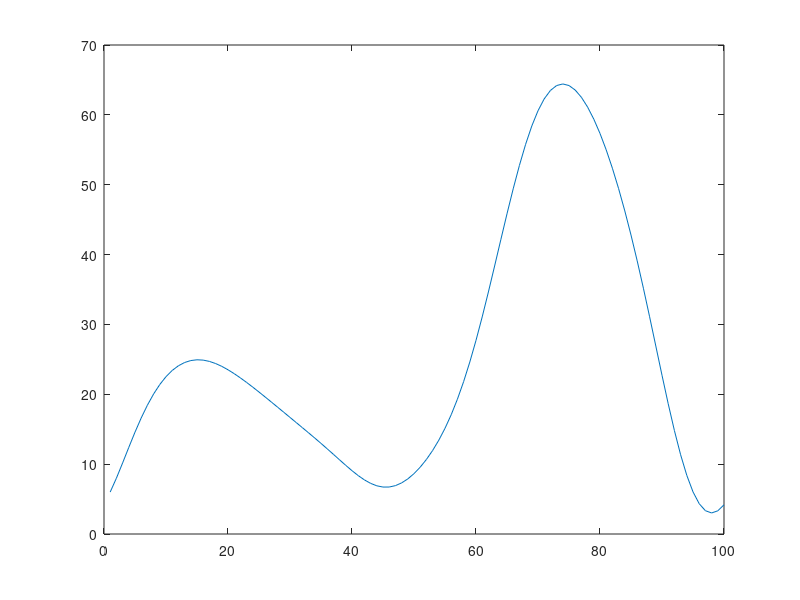
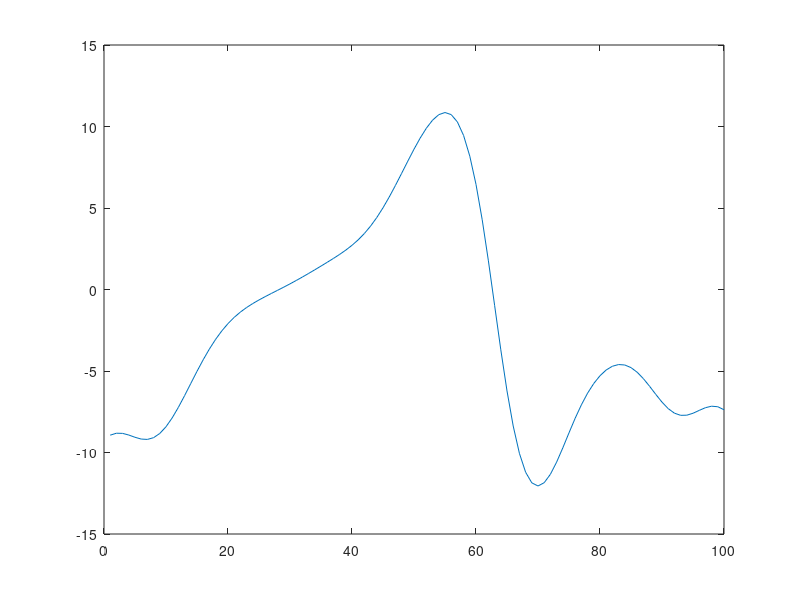
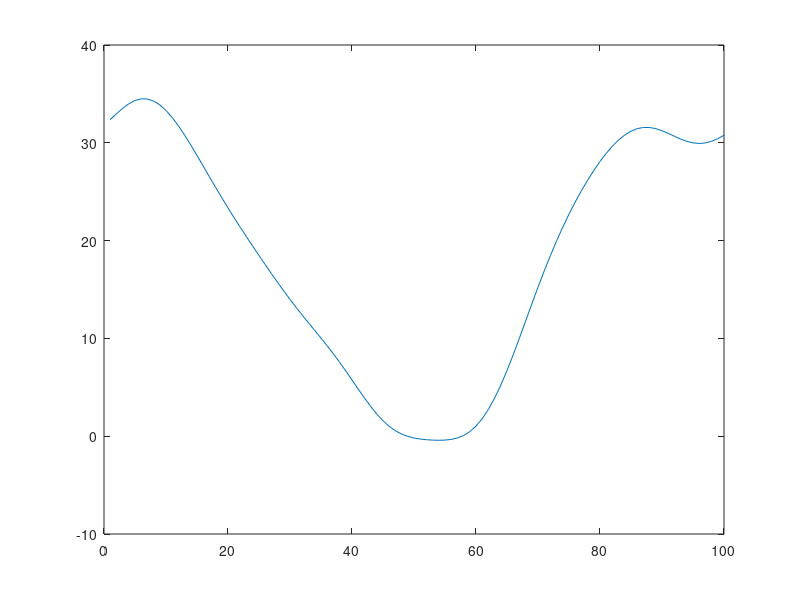

Recreate these plots in MATLAB, in order.
%clc, close all, clear all
load('Vj_segmented_data.mat')
[l,b] = size(Rknee);
% the first gait cycle is empty, hence remove that
%Rknee(1,:)
figure(1)
plot (Rknee(:,4))%the first gives the 100% of the plot , the second gives which cycle
csvwrite("knee.csv", Rknee(:,4));
%plot (VarName2)

figure (2)
%plot (VarName3)
plot (RAnkle(:,4))
csvwrite("ankle.csv", RAnkle(:,4));


%variable check for the system.. looks similar can use
figure(3)
%plot (VarName4)
%figure(4)
plot (RHip(:,4))
csvwrite("hip.csv", RHip(:,4));


%for j= 1:1:51
 %   plot ()
    
